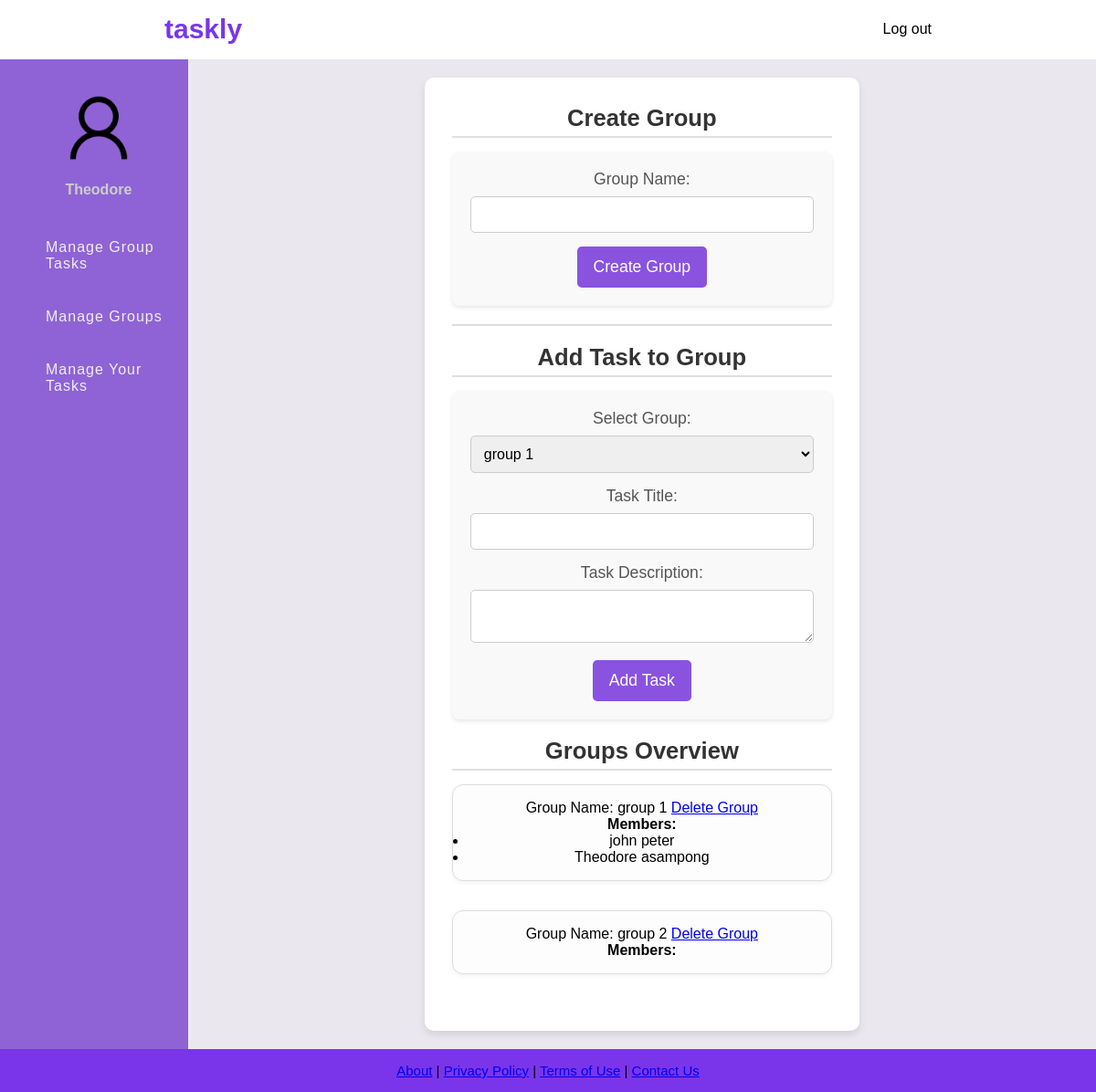
/admin-group.php (signed in), run on an earlier commit of the app's database.
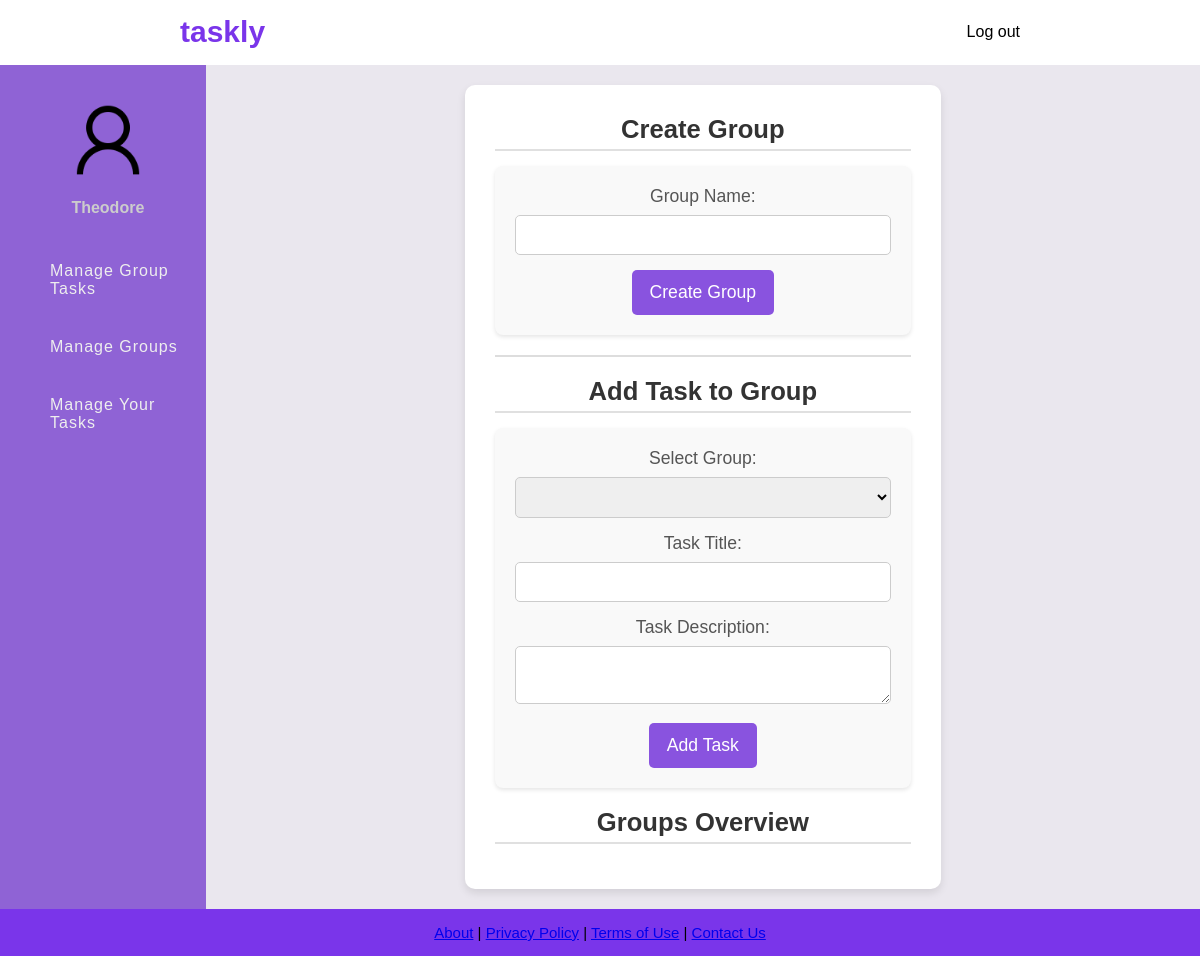
And on a later commit of the database.
### tables this page shows
CREATE TABLE GroupTable (
    Group_ID INTEGER PRIMARY KEY AUTOINCREMENT,
    Group_Name VARCHAR(255) NOT NULL,
    User_ID INTEGER NOT NULL,
    FOREIGN KEY (User_ID) REFERENCES User(User_ID) ON DELETE CASCADE
);

CREATE TABLE User (
    User_ID INTEGER PRIMARY KEY AUTOINCREMENT,
    User_Fname VARCHAR(100) NOT NULL,
    User_Lname VARCHAR(100) NOT NULL,
    User_Email VARCHAR(255) NOT NULL UNIQUE,
    User_TelNo VARCHAR(20) NOT NULL,
    User_Password VARCHAR(255) NOT NULL,
    User_Role VARCHAR(50) NOT NULL
);

### admin-group.php (the view, shortened to what this page needs)
<?php
include('db.php');
?>
<!DOCTYPE html>
<html lang="en">
<head>
    <link rel="stylesheet" href="css/global.css">
</head>
<body>
    <header class="navbar">
        <a href="admin.php" class="navbar_title2"><h1>taskly</h1></a>
        <a href="logout.php" class="navbar-index">Log out</a>
    </header>
    <div class="container">
        <nav class="sidebar">
            <div class="user-profile">
                <a href="admin-profile.php"><img src="images/Sample_User_Icon.png" alt="User"></a>
                <h4><?php echo $_SESSION['User_Fname']; ?></h4>
            </div>
            <ul>
                <li><a href="admin-tasks.php">Manage Group Tasks</a></li>
                <li><a href="admin-group.php">Manage Groups</a></li>
                <li><a href="admin-task_personal.php">Manage Your Tasks</a></li>
            </ul>
        </nav>
        <section class="main-content">
            <div class="main-content-container">
                <h2>Create Group</h2>
                <form action="admin-group.php" method="POST">
                    <label for="group_name">Group Name:</label>
                    <input type="text" name="group_name" id="group_name" required>
                    <button type="submit" name="create_group">Create Group</button>
                </form>
                <hr>
                <h2>Add Task to Group</h2>
                <form action="admin-group.php" method="POST">
                    <label for="group_id">Select Group:</label>
                    <select name="group_id" id="group_id">
                        <?php
                        $stmt = $conn->prepare("SELECT * FROM GroupTable WHERE User_ID = :user_id");
                        $stmt->bindParam(':user_id', $_SESSION['User_ID']);
                        $stmt->execute();
                        $groups = $stmt->fetchAll(PDO::FETCH_ASSOC);
                        foreach ($groups as $group) {
                            echo "<option value='" . $group['Group_ID'] . "'>" . $group['Group_Name'] . "</option>";
                        }
                        ?>
                    </select>
                    <label for="task_title">Task Title:</label>
                    <input type="text" name="task_title" required>
                    <label for="task_description">Task Description:</label>
                    <textarea name="task_description" required></textarea>
                    <button type="submit" name="add_task">Add Task</button>
                </form>
                <h2>Groups Overview</h2>
            <?php
            $stmt = $conn->prepare("SELECT * FROM GroupTable WHERE User_ID = :user_id");
            $stmt->bindParam(':user_id', $_SESSION['User_ID']);
            $stmt->execute();
            $groups = $stmt->fetchAll(PDO::FETCH_ASSOC);
            foreach ($groups as $group) {
                echo "<div class='group-panel'>";
                echo "<p>Group Name: " . htmlspecialchars($group['Group_Name']) . " ";
                echo "<a href='admin-group.php?delete_group_id=" . $group['Group_ID'] . "'>Delete Group</a></p>";
                $membersStmt = $conn->prepare("SELECT u.User_Fname, u.User_Lname
                                               FROM User u
                                               JOIN User_Group ug ON u.User_ID = ug.User_ID
                                               WHERE ug.Group_ID = ?");
                $membersStmt->execute([$group['Group_ID']]);
                $members = $membersStmt->fetchAll(PDO::FETCH_ASSOC);
                echo "<p><strong>Members:</strong></p><ul>";
                foreach ($members as $member) {
                    echo "<li>" . htmlspecialchars($member['User_Fname']) . " " . htmlspecialchars($member['User_Lname']) . "</li>";
                }
                echo "</ul></div>";
            }
            ?>
            </div>
        </section>
    </div>
</body>
<footer class="footer">
        <p class="footer__text">
            <a href="#">About</a> | <a href="#">Privacy Policy</a> |
            <a href="#">Terms of Use</a> | <a href="#">Contact Us</a>
        </p>
</footer>
</html>

What changed in the data, as far as the page shows it:
removed grouptable: Group_Name "group 1"
no longer on this page (row unchanged): user: User_Fname "john", User_Lname "peter"
no longer on this page (row unchanged): user: User_Fname "Theodore", User_Lname "asampong"
removed grouptable: Group_Name "group 2"
Also different on the page:
form field group_id: "group 1" → (not shown)
